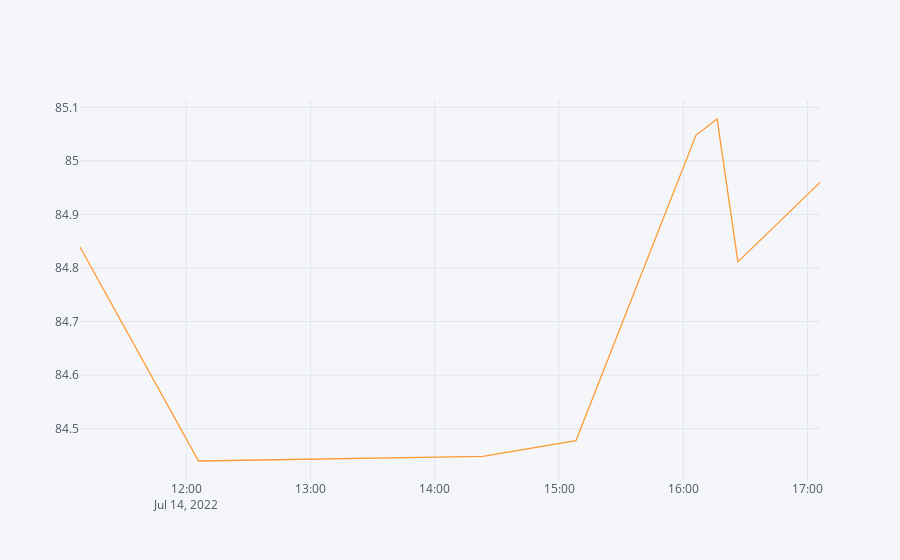

Here is the notebook cell this chart was saved with:
### Code cell
risk[risk['event_type']=='PV'].pivot_table(index='time',columns='attribution',values='usdAmt',aggfunc=sum).iplot()

### Figure 1 — Plotly figure (JSON) as saved in the notebook; plotly's stock layout.template omitted (floating-point values rounded to 4 significant figures)
{"data": [{"line": {"color": "rgba(255, 153, 51, 1.0)", "dash": "solid", "shape": "linear", "width": 1.3}, "mode": "lines", "name": "USD", "text": "", "type": "scatter", "x": ["2022-07-14 11:08:44.599159+00:00", "2022-07-14 12:05:59.100088+00:00", "2022-07-14 14:23:13.789741+00:00", "2022-07-14 15:08:10.800201+00:00", "2022-07-14 16:06:06.386542+00:00", "2022-07-14 16:16:18.842116+00:00", "2022-07-14 16:26:23.044729+00:00", "2022-07-14 17:06:00.165104+00:00"], "y": [84.84, 84.44, 84.45, 84.48, 85.05, 85.08, 84.81, 84.96]}], "layout": {"legend": {"bgcolor": "#F5F6F9", "font": {"color": "#4D5663"}}, "paper_bgcolor": "#F5F6F9", "plot_bgcolor": "#F5F6F9", "title": {"font": {"color": "#4D5663"}}, "xaxis": {"gridcolor": "#E1E5ED", "showgrid": true, "tickfont": {"color": "#4D5663"}, "title": {"font": {"color": "#4D5663"}, "text": ""}, "zerolinecolor": "#E1E5ED"}, "yaxis": {"gridcolor": "#E1E5ED", "showgrid": true, "tickfont": {"color": "#4D5663"}, "title": {"font": {"color": "#4D5663"}, "text": ""}, "zerolinecolor": "#E1E5ED"}}}
